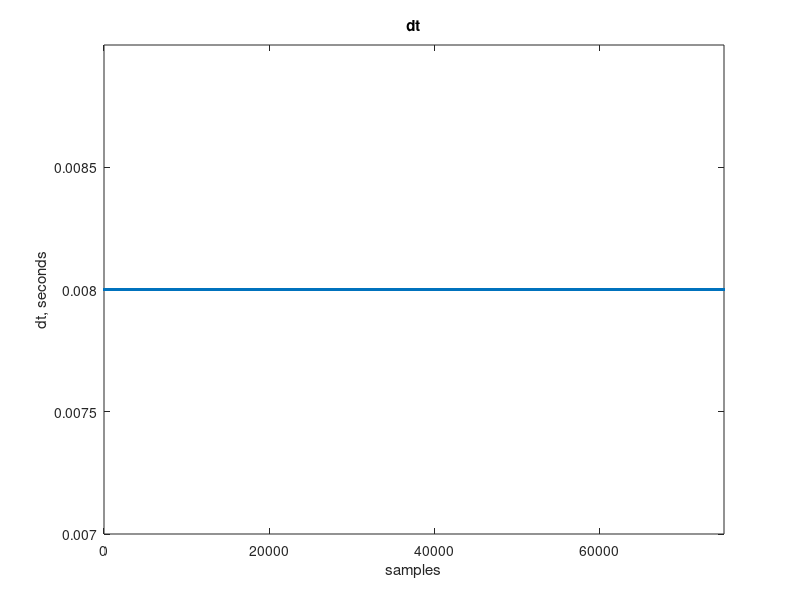
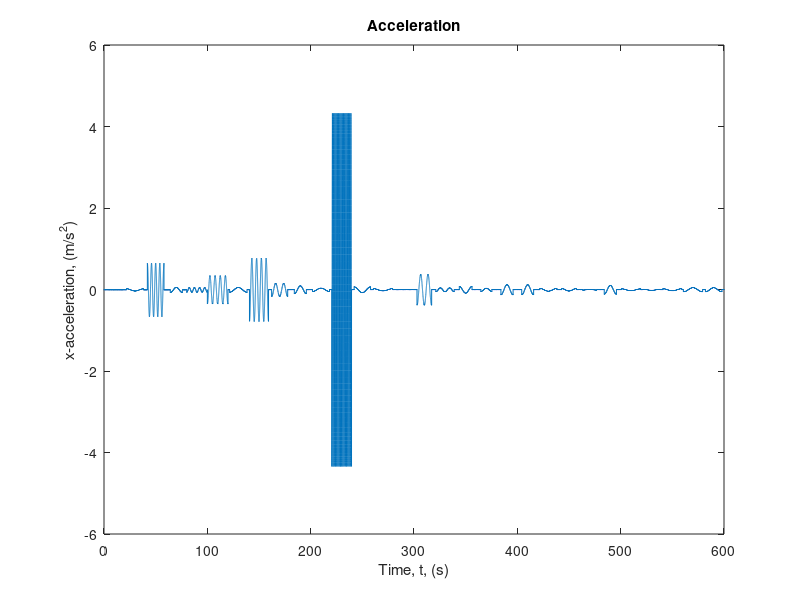
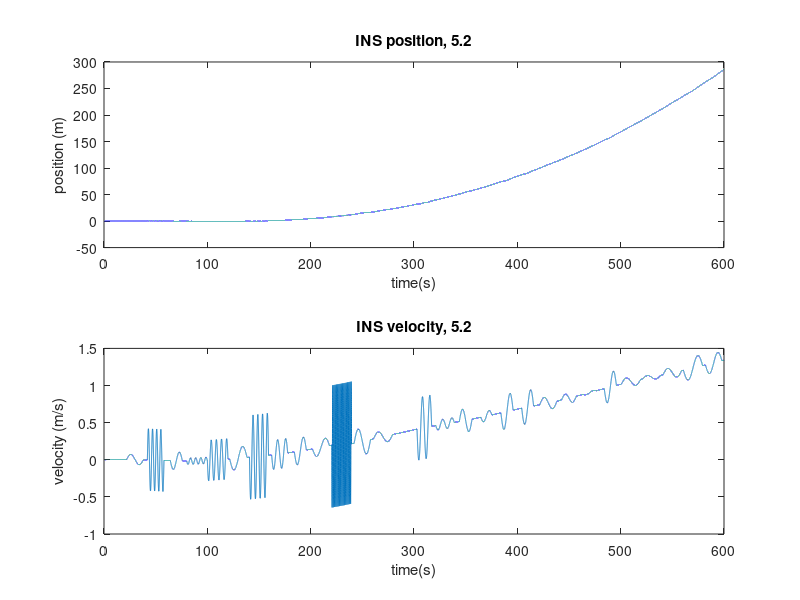
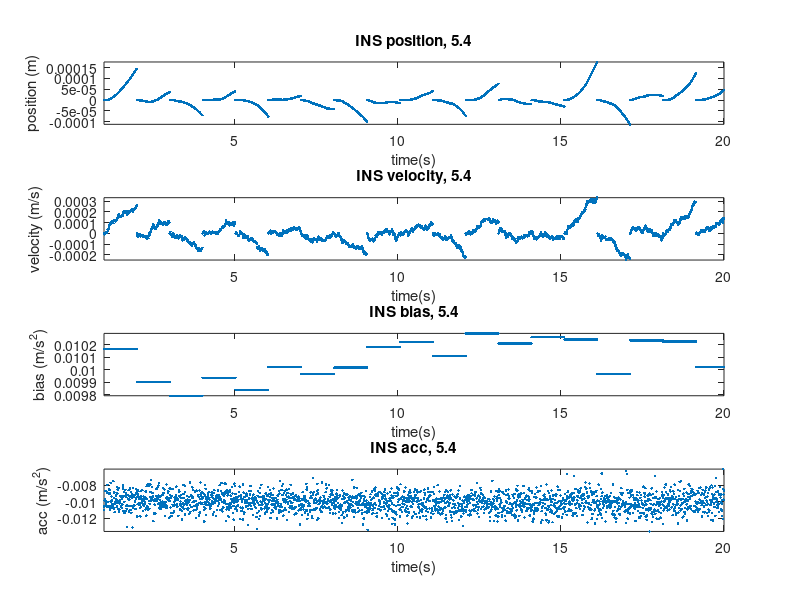

These charts were generated, in order, by the following MATLAB code:
clear; clc; close all;

load('SimplKF_data20170220A.mat');

%% Problem 5.1
%% Build a difference in time vector
dt = diff(t);

figure;
plot(dt, '.');
title("dt");
xlabel("samples");
ylabel("dt, seconds");
axis([0, inf, 7e-3, 9e-3])

figure;
plot(t, acc);
title("Acceleration");
xlabel("Time, t, (s)");
ylabel("x-acceleration, (m/s^2)");


%% Problem 5.2

%% Find an area of the data where the IMU is stationarty, average the data to remove the bias
b_acc = mean(acc(1:20 + 1)); %add one for base one indexing

%% Build the state vector for the system
x = zeros(3, size(t, 2));
x(3, 1:end) = b_acc;

%% Begin the INS
for ii = 2:size(dt, 2)
    %remove the bias off the measurment
    acc_unbiased = acc(ii) - x(3, ii);
    
    %integrate the acceleration to get velocity
    x(2, ii) = x(2, ii - 1) + acc_unbiased*dt(ii - 1);
    
    %integrate the velocity to get position
    x(1, ii) = x(1, ii - 1) + x(2, ii - 1)*dt(ii - 1) + 0.5*acc_unbiased*dt(ii - 1)^2;
end

x(1, end) = x(1, end - 1);
x(2, end) = x(2, end - 1);

figure;
subplot(2, 1, 1);
plot(t, x(1, :))
title("INS position, 5.2");
xlabel("time(s)");
ylabel("position (m)");
subplot(2, 1, 2); 
plot(t, x(2, :))
title("INS velocity, 5.2");
xlabel("time(s)");
ylabel("velocity (m/s)");

%% Problem 5.4

%% Get the number of samples in 20s worth of data and generate new time vector
sigma_n = 1e-3; %m/s/sqrt(s)
sigma_w = 1e-5; %m/s^2/sqrt(s)
tau = mean(dt);
f_s = (1 / mean(dt)); % IMU sampling rate
numPts = f_s * 20 + 1;
t_interval = t(1:numPts); 

% get the number of pts in 2s
numPts_2s = f_s * 2 + 1;
numPts_1s = f_s + 1;

clear x
P = zeros(3,3);
x = zeros(3, numPts);

%setup covariance propagation
phi = [1, tau, 0.5*tau^2;
       0, 1,   tau;
       0, 0,   1];

gamma = [0.5*tau^2, 0;
         tau, 0;
         0,   1];
Q = blkdiag(sigma_n^2, sigma_w^2);

%vector to extracts variance propagated
sigma_p = zeros(1, numPts_1s);
sigma_v = zeros(1, numPts_1s);

scale = 0;
for ii = 1:numPts_1s:numPts - numPts_1s
    %% calculate the bias for the IMU
    bias_acc = -mean(acc(ii - scale: ii + numPts_1s - 2 - scale));
    bias_var = var(acc(ii -scale : ii + numPts_1s - 2 - scale)) / f_s;
    P(3, 3) = bias_var;

    x(:, ii + numPts_1s - 1) = [0, 0, bias_acc]';
    for jj = ii + numPts_1s -1: ii + numPts_2s
        %remove the bias off the measurment
        x(3, jj) = bias_acc;
        acc_unbiased = acc(jj) + bias_acc;
    
        %integrate the acceleration to get velocity
        x(2, jj+1) = x(2, jj) + acc_unbiased*(1/f_s);
    
        %integrate the velocity to get position
        x(1, jj+1) = x(1, jj) + x(2, jj)*(1/f_s) + 0.5*acc_unbiased*(1/f_s)^2;

        if(ii == 1)
            P = phi*P*phi' + gamma*Q*gamma';
            sigma_p(jj - numPts_1s + ii) = sqrt(P(1,1));
            sigma_v(jj - numPts_1s + ii) = sqrt(P(2,2));
        end
    end
    scale = scale + 1;
end

x(1, end) = x(1, end - 1);
x(2, end) = x(2, end - 1);

figure;
subplot(4, 1, 1);
plot(t_interval(numPts_1s:end), x(1, numPts_1s:2501), '.')
title("INS position, 5.4");
xlabel("time(s)");
ylabel("position (m)");
axis([1, 20, -inf, inf])
subplot(4, 1, 2); 
plot(t_interval(numPts_1s:end), x(2, numPts_1s:2501), '.')
title("INS velocity, 5.4");
xlabel("time(s)");
ylabel("velocity (m/s)");
axis([1, 20, -inf, inf])
subplot(4, 1, 3); 
plot(t_interval(numPts_1s:end), x(3, numPts_1s:2501), '.')
title("INS bias, 5.4");
xlabel("time(s)");
ylabel("bias (m/s^2)");
axis([1, 20, -inf, inf])
subplot(4, 1, 4)
plot(t_interval(numPts_1s:end), acc(numPts_1s:2501), '.')
title("INS acc, 5.4");
xlabel("time(s)");
ylabel("acc (m/s^2)");
axis([1, 20, -inf, inf])

figure;
subplot(2,1,1)
for ii = numPts_1s:numPts_1s:numPts -numPts_1s
    t_bar = t_interval(ii + 1:ii + numPts_1s) - (((ii/f_s) -1) + (numPts_1s/f_s));
    plot(t_bar, x(1, ii: ii + numPts_1s -1), 'b');
    hold on;
end
plot(t_bar, sigma_p(1:end-1), 'k');
hold on
plot(t_bar, -sigma_p(1:end-1), 'k');
title("INS Error Position")
ylabel("Position Error Examples (m)")
xlabel("Integration Time t (s)")
axis([0, inf, -inf, inf])

subplot(2,1,2)
for ii = numPts_1s:numPts_1s:numPts -numPts_1s
    t_bar = t_interval(ii + 1:ii + numPts_1s) - (((ii/f_s) -1) + (numPts_1s/f_s));
    plot(t_bar, x(2, ii: ii + numPts_1s -1), 'b');
    hold on;
end
plot(t_bar, sigma_v(1:end-1), 'k');
hold on
plot(t_bar, -sigma_v(1:end-1), 'k');
title("INS Error Velocity")
xlabel("Integration Time t (s)")
ylabel("Velocity error Examples (m/s)");
axis([0, inf, -inf, inf])

clear x;
clear P;
clear sigma_v;
clear sigma_p;
close all;
%% Problem 5.5

sigma_n = 0.01;%m
H = [1, 0, 0];

%% Find an area of the data where the IMU is stationarty, average the data to remove the bias
b_acc = -mean(acc(1:20*f_s)); %add one for base one indexing

%% Build the state vector for the system
x_hat = zeros(3, size(t, 2));
P = zeros(3,3);
r = inf(1, size(t, 2));

sigma_p = zeros(1, size(t, 2));
sigma_v = zeros(1, size(t, 2));
sigma_b = zeros(1, size(t, 2));
sigma_r = inf(1, size(t, 2));


phi = [1, tau, 0.5*tau^2;
       0, 1,   tau;
       0, 0,   1];

gamma = [0.5*tau^2, 0;
         tau, 0;
         0,   1];

Q = blkdiag(sigma_n^2, sigma_w^2);

bias_var = var(acc(1:20 + 1)) / f_s;
P(3, 3) = bias_var;

x_hat(3, 1) = b_acc;

%remove in future
% close all;
%% Begin the INS
for ii = 2:size(dt, 2)
    if(mod(ii, (20*f_s)) ~= 0)
        x_hat(3, ii) = x_hat(3, ii - 1);

        %remove the bias off the measurment
        acc_unbiased = acc(ii) + x_hat(3, ii);
        
        %integrate the acceleration to get velocity
        x_hat(2, ii) = x_hat(2, ii - 1) + acc_unbiased*dt(ii - 1);
        
        %integrate the velocity to get position
        x_hat(1, ii) = x_hat(1, ii - 1) + x_hat(2, ii - 1)*dt(ii - 1) + 0.5*acc_unbiased*dt(ii - 1)^2;
    
        %Propagate the covariance
        P = phi*P*phi' + gamma*Q*gamma';
    else
        %prediction step for the kalman filter
        y_hat = H * x_hat(:, ii - 1);

        %compute the measurement residual, we know that at 20dt the IMU is
        %stationary
        r(ii) = 0 - y_hat;

        %calculate the covariance of the residual
        S = H*P*H' + sigma_n^2;

        %Kalman measurment update
        K = (P*H')/(S);
        P = P - K*(H*P);
        x_hat(:, ii) = x_hat(:, ii - 1) + K*r(ii);

        sigma_r(ii) = sqrt(S);
    end
    sigma_p(ii) = sqrt(P(1,1));
    sigma_v(ii) = sqrt(P(2,2));
    sigma_b(ii) = sqrt(P(3,3));
end

x_hat(1, end) = x_hat(1, end - 1);
x_hat(2, end) = x_hat(2, end - 1);

figure;
plot(t, r, '.');
hold on
plot(t, sigma_r, 'k.');
hold on
plot(t, -sigma_r, 'k.');
title("Residual");
xlabel("time (s)");
ylabel("Residual (m)")

figure;
subplot(3, 1, 1);
plot(t(1:12500), x_hat(1, 1:12500), '.')
hold on
plot(t(1:12500), x_hat(1, 1:12500) + sigma_p(1:12500), 'k.');
hold on
plot(t(1:12500), x_hat(1, 1:12500)-sigma_p(1:12500), 'k.')
title("Aided INS position, 5.5");
xlabel("time(s)");
ylabel("position (m)");
subplot(3, 1, 2); 
plot(t(1:12500), x_hat(2, 1:12500), '.')
hold on
plot(t(1:12500), x_hat(2, 1:12500)+sigma_v(1:12500), 'k.');
hold on
plot(t(1:12500), x_hat(2, 1:12500)-sigma_v(1:12500), 'k.')
title("Aided INS velocity, 5.5");
xlabel("time(s)");
ylabel("velocity (m/s)");
subplot(3,1,3)
plot(t, x_hat(3,:), '.');
hold on
plot(t, x_hat(3,:) + sigma_b, 'k.');
hold on
plot(t, x_hat(3,:)-sigma_b,'k.')
title("Aided INS bias, 5.5")
xlabel("time(s)");
ylabel("bias (m/s^2)");

P_p = (sigma_n^2/3)*t.^3 + (sigma_b(end)^2/4)*t.^4 + (sigma_w^2/20)*t.^5;
P_v = (sigma_n^2).*t + (sigma_b(end)^2).*t.^2 + (sigma_w^2/3).*t.^3;
figure;
subplot(2,1,1);
plot(t, P_p);
title("Position Error Covariance");
xlabel("time (s)");
ylabel("Error Covariance (m^2)");
subplot(2,1,2);
plot(t, P_v);
title("Velocity Error Covariance");
xlabel("time (s)");
ylabel("Error Covariance (m^2/s^2)");